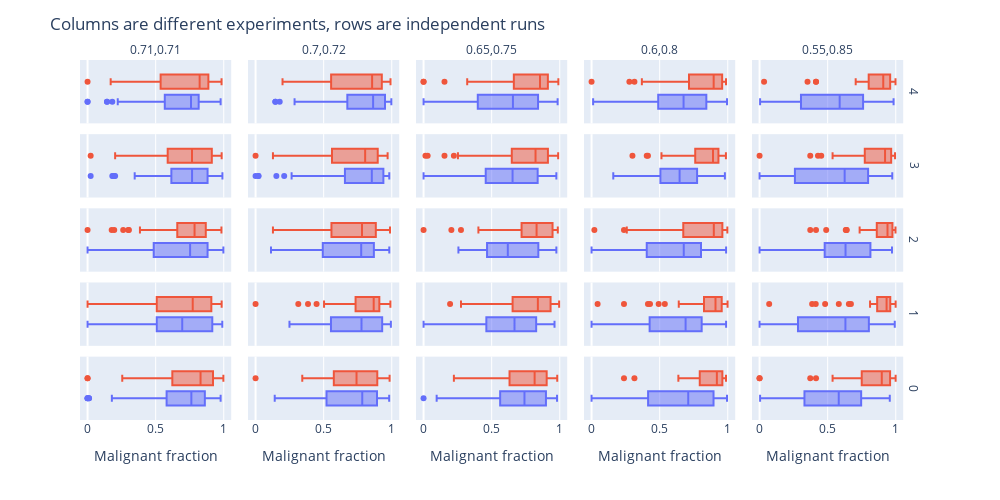

Notebook code cell kept with this figure:
### Code cell
df = df_fractions.reset_index()
df = df.astype({"run_id": int})
df = df.query("run_id < 5")
df.sort_values(["malignant_means"], ascending=False, inplace=True)
fig = px.box(
    df,
    x="Malignant",
    facet_col="malignant_means",
    facet_row="run_id",
    color="group_id",
    labels={"Malignant": "Malignant fraction"},
)
fig.for_each_annotation(
    lambda a: a.update(text=a.text.split("=")[-1])
)  # https://github.com/plotly/plotly_express/issues/36#issuecomment-589718357
fig.update_layout(showlegend=False)
fig.update_layout(width=1000, height=500, title="Columns are different experiments, rows are independent runs")
fig.show(config=plotly_config)
